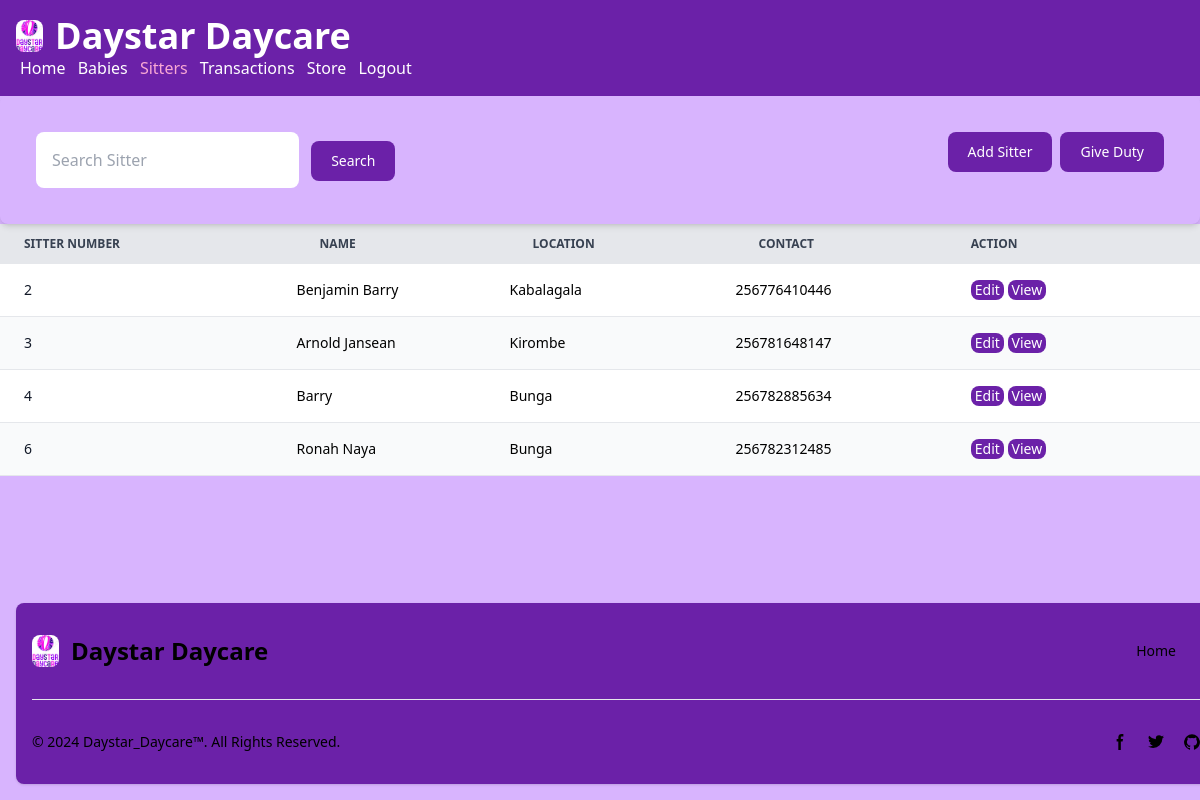
/sitter/, run on the app's committed database.
### daystar_app/models.py (models this page shows, shortened)
class Sitter(models.Model):
    name = models.CharField(max_length=100)
    location = models.CharField(max_length=200)
    dob = models.DateField()
    gender = models.CharField(max_length=25)
    next_kin = models.CharField(max_length=100)
    nin = models.CharField(max_length=100)
    recomm_name = models.CharField(max_length=100)
    religion = models.CharField(max_length=50)
    level_education = models.CharField(max_length=200)
    contact = models.IntegerField()

### daystar_app/views.py (the view)
# urls.py: path('', views.sitter_home, name="sitter"),
def sitter_home(request):
    form = SitterForm()
    sitterlist = Sitter.objects.all()
    return render(request,'daystar_app/sitter.html', {'sitterlist':sitterlist})

### daystar_app/templates/daystar_app/sitter.html (shortened to what this page needs)
{% load static %}
<!DOCTYPE html>
<html lang="en">
<head>
    <script src="https://cdn.tailwindcss.com"></script>
</head>
<body class="bg-purple-300 flex flex-col h-screen">
    <div class="flex-grow">
        <nav class="flex bg-purple-800 gap-2 p-4 items-end text-white">
            <div>
                <a href="/home" class="flex items-center mb-4 sm:mb-0 space-x-3 rtl:space-x-reverse">
                    <img src="{% static "home_app/images/daystar_logo_2.jpg" %}" class="h-8 rounded-lg" alt="Daystar_Daycare_Logo">
                    <span class="self-center text-4xl font-semibold whitespace-nowrap dark:text-white">Daystar Daycare</span>
                </a>
                <div class="justify-end">
                    <a href="/home" class="px-1">Home</a>
                    <a href="/baby" class="px-1">Babies</a>
                    <a href="/sitter" class="text-pink-300 px-1">Sitters</a>
                    <a href="/baby/transactions" class="px-1">Transactions</a>
                    <a href="/baby/store" class="px-1">Store</a>
                    <a href="/logout" class="px-1">Logout</a>
                </div>
            </div>
        </nav>
        <div class="relative overflow-x-auto shadow-md sm:rounded-lg p-5">
            <div class="flex flex-wrap">
                <div class="w-1/2">
                    <form action="{% url "searchsitter" %}" method="post" class="p-4">
                        <input class="form-control p-4 rounded-lg" type="text" name="search" placeholder="Search Sitter">
                        <button type="submit" class="ml-2 text-white bg-purple-800 hover:bg-pink-300 focus:ring-4 focus:outline-none focus:ring-blue-300 font-medium rounded-lg text-sm w-full sm:w-auto px-5 py-2.5 text-center dark:bg-blue-600 dark:hover:bg-blue-600 dark:focus:ring-blue-800">Search</button>
                    </form>
                </div>
                <div class="p-4 w-1/2 flex justify-end">
                    <div>
                        <a href="add">
                            <button type="submit" class="text-white bg-purple-800 hover:bg-pink-300 focus:ring-4 focus:outline-none focus:ring-blue-300 font-medium rounded-lg text-sm w-full sm:w-auto px-5 py-2.5 text-center dark:bg-blue-600 dark:hover:bg-blue-700 dark:focus:ring-blue-800">Add Sitter</button>
                        </a>
                    </div>
                    <div>
                        <a href="{% url "duty" %}">
                            <button type="submit" class="ml-2 text-white bg-purple-800 hover:bg-pink-300 focus:ring-4 focus:outline-none focus:ring-blue-300 font-medium rounded-lg text-sm w-full sm:w-auto px-5 py-2.5 text-center dark:bg-blue-600 dark:hover:bg-blue-700 dark:focus:ring-blue-800">Give Duty</button>
                        </a>
                    </div>
                </div>
            </div>
        </div>
        <table class="w-full text-sm text-left rtl:text-right text-black-500 dark:text-gray-400 rounded">
            <thead class="text-xs text-gray-700 uppercase bg-gray-200 dark:bg-gray-700 dark:text-gray-400">
                <tr>
                    <th scope="col" class="px-6 py-3 text-left">
                        Sitter Number
                    </th>
                    <th scope="col" class="px-6 py-3 text-left">
                        Name
                    </th>
                    <th scope="col" class="px-6 py-3 text-left">
                        Location
                    </th>
                    <th scope="col" class="px-6 py-3 text-left">
                        Contact
                    </th>
                    <th scope="col" class="px-6 py-3 text-left">
                        Action
                    </th>
                </tr>
            </thead>
            <tbody>
                {% for sitter in sitterlist %}
                <tr class="odd:bg-white odd:dark:bg-gray-900 even:bg-gray-50 even:dark:bg-gray-800 border-b dark:border-gray-700">
                    <th scope="row" class="px-6 py-4 font-medium text-gray-900 whitespace-nowrap dark:text-white">{{ sitter.id }}</th>
                    <td px-6 py-4>{{ sitter.name }}</td>
                    <td px-6 py-4>{{ sitter.location }}</td>
                    <td px-6 py-4>{{ sitter.contact }}</td>
                    <td class="px-6 py-4">
                        <a href="{% url "editsitter" sitter.id %}">
                            <button type="submit" class="px-1 py-0 bg-purple-800 text-white hover:bg-pink-300 rounded-lg">Edit</button>
                        </a>
                        <a href="/sitter/view/{{ sitter.id }}/">
                            <button type="submit" class="px-1 py-0 bg-purple-800 text-white hover:bg-pink-300 rounded-lg">View</button>
                        </a>
                    </td>
                </tr>
                {% endfor %}
            </tbody>
        </table>
    </div>
    <footer class="bg-purple-800 rounded-lg shadow dark:bg-gray-900 m-4 fixed-bottom-0 left-0 right-0 w-screen">
        <div class="w-full max-w-screen-xl mx-auto p-4 md:py-8">
            <div class="sm:flex sm:items-center sm:justify-between">
                <a href="home" class="flex items-center mb-4 sm:mb-0 space-x-3 rtl:space-x-reverse">
                    <img src="{% static "home_app/images/daystar_logo_2.jpg" %}" class="h-8 rounded-lg" alt="Daystar_Daycare_Logo" />
                    <span class="self-center text-2xl font-semibold whitespace-nowrap dark:text-white">Daystar Daycare</span>
                </a>
                <ul class="flex flex-wrap items-center mb-6 text-sm font-medium text-black sm:mb-0 dark:text-gray-400">
                    <li>
                        <a href="home" class="hover:underline me-4 md:me-6">Home</a>
                    </li>
                </ul>
            </div>
            <hr class="my-6 border-gray-200 sm:mx-auto dark:border-gray-700 lg:my-8"/>
            <div class="sm:flex sm:items-center sm:justify-between">
                <span class="text-sm text-black sm:text-center dark:text-gray-400">© 2024 <a href="/home" class="hover:underline">Daystar_Daycare™</a>. All Rights Reserved.
                </span>
                <div class="flex mt-4 sm:justify-center sm:mt-0">
                    <a href="https://www.instagram.com/benjamin_barry65" class="text-black hover:text-gray-900 dark:hover:text-white">
                        <svg class="w-4 h-4" aria-hidden="true" xmlns="http://www.w3.org/2000/svg" fill="currentColor" viewBox="0 0 8 19">
                            <path fill-rule="evenodd" d="M6.135 3H8V0H6.135a4.147 4.147 0 0 0-4.142 4.142V6H0v3h2v9.938h3V9h2.021l.592-3H5V3.591A.6.6 0 0 1 5.592 3h.543Z" clip-rule="evenodd"/>
                        </svg>
                    </a>
                    <a href="https://twitter.com/benjaminbarry__" class="text-black hover:text-gray-900 dark:hover:text-white ms-5">
                    </a>
                    <a href="https://github.com/Benjaminbarry65" class="text-black hover:text-gray-900 dark:hover:text-white ms-5">
                    </a>
                </div>
            </div>
        </div>
    </footer>
</body>
</html>

### data on the page
Sitter: id "2", name "Benjamin Barry", location "Kabalagala", contact "256776410446"
Sitter: id "3", name "Arnold Jansean", location "Kirombe", contact "256781648147"
Sitter: id "4", name "Barry", location "Bunga", contact "256782885634"
Sitter: id "6", name "Ronah Naya", location "Bunga", contact "256782312485"
